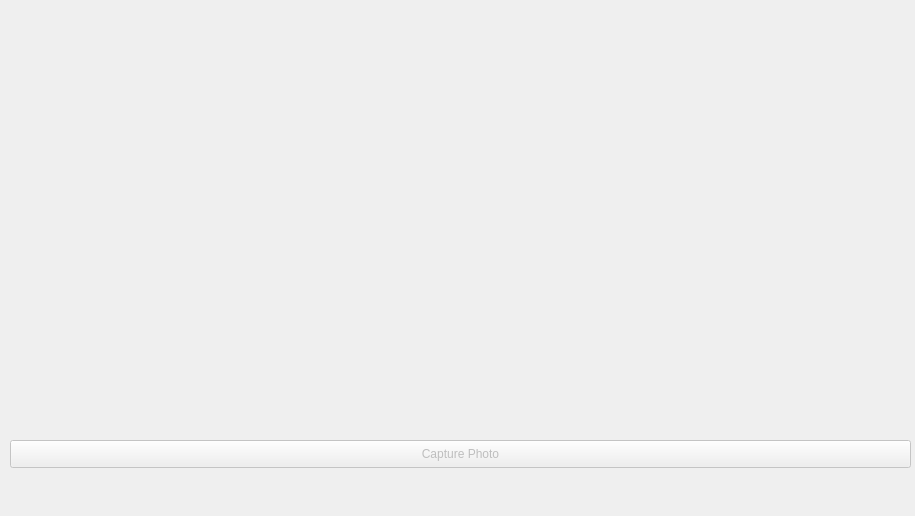
<?xml version="1.0" encoding="UTF-8"?>
<ui version="4.0">
 <class>camera</class>
 <widget class="QDialog" name="camera">
  <property name="geometry">
   <rect>
    <x>0</x>
    <y>0</y>
    <width>915</width>
    <height>516</height>
   </rect>
  </property>
  <property name="windowTitle">
   <string>Dialog</string>
  </property>
  <widget class="QStackedWidget" name="stackedWidget">
   <property name="geometry">
    <rect>
     <x>10</x>
     <y>30</y>
     <width>901</width>
     <height>401</height>
    </rect>
   </property>
   <property name="sizePolicy">
    <sizepolicy hsizetype="Preferred" vsizetype="Preferred">
     <horstretch>1</horstretch>
     <verstretch>0</verstretch>
    </sizepolicy>
   </property>
   <property name="palette">
    <palette>
     <active>
      <colorrole role="Base">
       <brush brushstyle="SolidPattern">
        <color alpha="255">
         <red>255</red>
         <green>255</green>
         <blue>255</blue>
        </color>
       </brush>
      </colorrole>
      <colorrole role="Window">
       <brush brushstyle="SolidPattern">
        <color alpha="255">
         <red>145</red>
         <green>145</green>
         <blue>145</blue>
        </color>
       </brush>
      </colorrole>
     </active>
     <inactive>
      <colorrole role="Base">
       <brush brushstyle="SolidPattern">
        <color alpha="255">
         <red>255</red>
         <green>255</green>
         <blue>255</blue>
        </color>
       </brush>
      </colorrole>
      <colorrole role="Window">
       <brush brushstyle="SolidPattern">
        <color alpha="255">
         <red>145</red>
         <green>145</green>
         <blue>145</blue>
        </color>
       </brush>
      </colorrole>
     </inactive>
     <disabled>
      <colorrole role="Base">
       <brush brushstyle="SolidPattern">
        <color alpha="255">
         <red>145</red>
         <green>145</green>
         <blue>145</blue>
        </color>
       </brush>
      </colorrole>
      <colorrole role="Window">
       <brush brushstyle="SolidPattern">
        <color alpha="255">
         <red>145</red>
         <green>145</green>
         <blue>145</blue>
        </color>
       </brush>
      </colorrole>
     </disabled>
    </palette>
   </property>
   <property name="currentIndex">
    <number>0</number>
   </property>
   <widget class="QWidget" name="viewfinderPage_2">
    <layout class="QGridLayout" name="gridLayout_6">
     <item row="0" column="0">
      <widget class="QCameraViewfinder" name="viewfinder_2" native="true"/>
     </item>
    </layout>
   </widget>
   <widget class="QWidget" name="previewPage_2">
    <layout class="QGridLayout" name="gridLayout_7">
     <item row="0" column="0">
      <widget class="QLabel" name="lastImagePreviewLabel_2">
       <property name="sizePolicy">
        <sizepolicy hsizetype="Preferred" vsizetype="MinimumExpanding">
         <horstretch>0</horstretch>
         <verstretch>0</verstretch>
        </sizepolicy>
       </property>
       <property name="frameShape">
        <enum>QFrame::Box</enum>
       </property>
       <property name="text">
        <string/>
       </property>
      </widget>
     </item>
    </layout>
   </widget>
  </widget>
  <widget class="QPushButton" name="takeImageButton">
   <property name="enabled">
    <bool>false</bool>
   </property>
   <property name="geometry">
    <rect>
     <x>10</x>
     <y>440</y>
     <width>901</width>
     <height>28</height>
    </rect>
   </property>
   <property name="text">
    <string>Capture Photo</string>
   </property>
  </widget>
 </widget>
 <customwidgets>
  <customwidget>
   <class>QCameraViewfinder</class>
   <extends>QWidget</extends>
   <header>qcameraviewfinder.h</header>
   <container>1</container>
  </customwidget>
 </customwidgets>
 <resources/>
 <connections/>
</ui>
